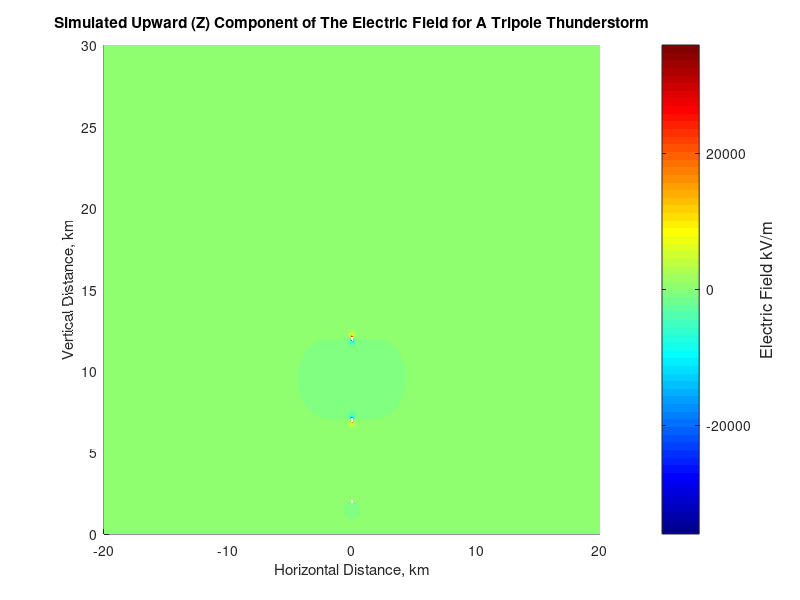
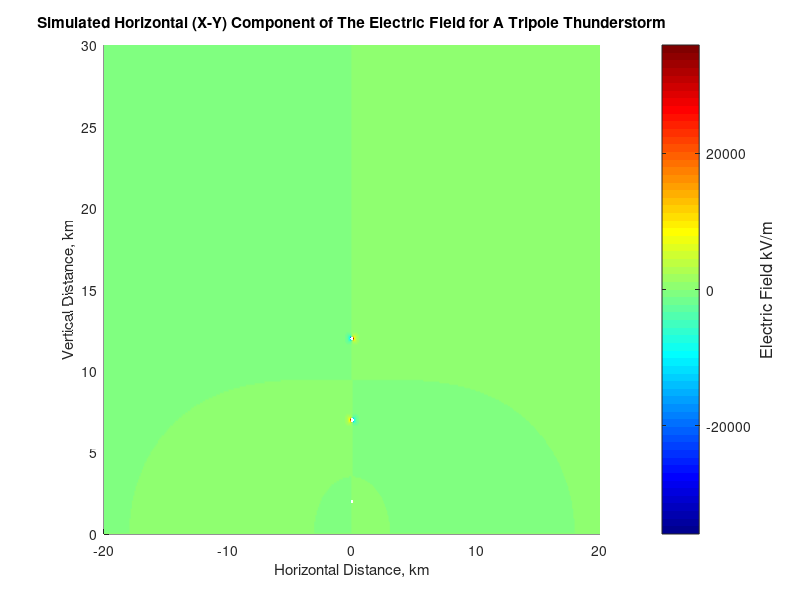
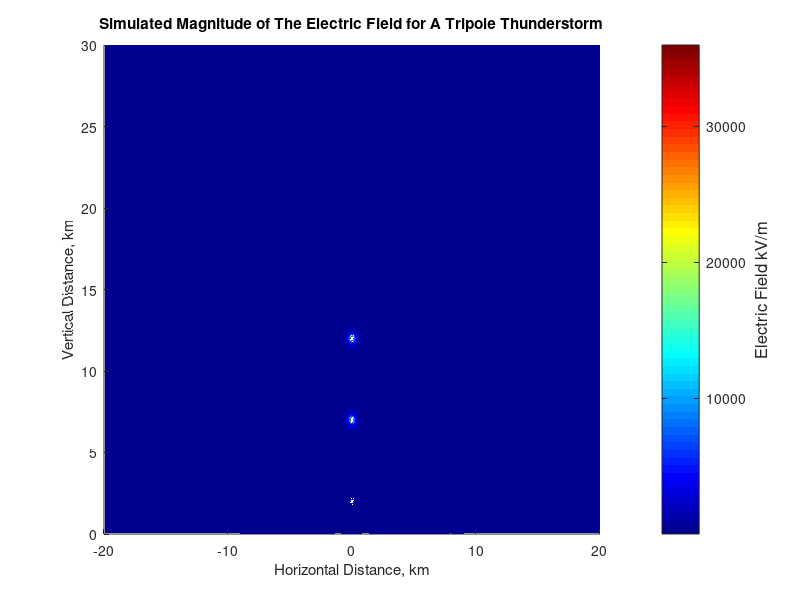

Write MATLAB code to recreate these figures, in order.
q1 = 40;
q2 = -40;
q3 = 3;

x1 = 0;
x2 = 0;
x3 = 0;
y1 = 0;
y2 = 0;
y3 = 0;
z1 = 12000;
z2 = 7000;
z3 = 2000;


e1 = 8.8541878*10^-12;
e2 = 8.8541878*10^-12;
e3 = 8.8541878*10^-12;
x = -20000:100:20000;
y = 0;
z = (0:100:30000)';


E_x1 = q1*(x-x1)./(4*pi*e1*((x-x1).^2+(y-y1).^2+(z-z1).^2).^(3/2));
E_x2 = q2*(x-x2)./(4*pi*e2*((x-x2).^2+(y-y2).^2+(z-z2).^2).^(3/2));
E_x3 = q3*(x-x3)./(4*pi*e3*((x-x3).^2+(y-y3).^2+(z-z3).^2).^(3/2));

E_y1 = q1*(y-y1)./(4*pi*e1*((x-x1).^2+(y-y1).^2+(z-z1).^2).^(3/2));
E_y2 = q2*(y-y2)./(4*pi*e2*((x-x2).^2+(y-y2).^2+(z-z2).^2).^(3/2));
E_y3 = q3*(y-y3)./(4*pi*e3*((x-x3).^2+(y-y3).^2+(z-z3).^2).^(3/2));

E_z1 = q1*(z-z1)./(4*pi*e1*((x-x1).^2+(y-y1).^2+(z-z1).^2).^(3/2));
E_z2 = q2*(z-z2)./(4*pi*e2*((x-x2).^2+(y-y2).^2+(z-z2).^2).^(3/2));
E_z3 = q3*(z-z3)./(4*pi*e3*((x-x3).^2+(y-y3).^2+(z-z3).^2).^(3/2));


E_x1p = -q1*(x-x1)./(4*pi*e1*((x-x1).^2+(y-y1).^2+(z+z1).^2).^(3/2));
E_x2p = -q2*(x-x2)./(4*pi*e2*((x-x2).^2+(y-y2).^2+(z+z2).^2).^(3/2));
E_x3p = -q3*(x-x3)./(4*pi*e3*((x-x3).^2+(y-y3).^2+(z+z3).^2).^(3/2));

E_y1p = -q1*(y-y1)./(4*pi*e1*((x-x1).^2+(y-y1).^2+(z+z1).^2).^(3/2));
E_y2p = -q2*(y-y2)./(4*pi*e2*((x-x2).^2+(y-y2).^2+(z+z2).^2).^(3/2));
E_y3p = -q3*(y-y3)./(4*pi*e3*((x-x3).^2+(y-y3).^2+(z+z3).^2).^(3/2));

E_z1p = -q1*(z+z1)./(4*pi*e1*((x-x1).^2+(y-y1).^2+(z+z1).^2).^(3/2));
E_z2p = -q2*(z+z2)./(4*pi*e2*((x-x2).^2+(y-y2).^2+(z+z2).^2).^(3/2));
E_z3p = -q3*(z+z3)./(4*pi*e3*((x-x3).^2+(y-y3).^2+(z+z3).^2).^(3/2));




E_x = E_x1 + E_x2 + E_x3 + E_x1p + E_x2p + E_x3p;
E_y = E_y1 + E_y2 + E_y3 + E_y1p + E_y2p + E_y3p;
E_z = E_z1 + E_z2 + E_z3 + E_z1p + E_z2p + E_z3p;

E_t = sqrt(E_x.^2+E_z.^2);


% VThreshold = inf;
% E_x(E_x>VThreshold) = VThreshold;
% E_x(E_x<-VThreshold) = -VThreshold;
% 
% E_z(E_z>VThreshold) = VThreshold;
% E_z(E_z<-VThreshold) = -VThreshold;
% 
% E_t(E_t>sqrt(2)*VThreshold) = sqrt(2)*VThreshold;
% E_t(E_t<-sqrt(2)*VThreshold) = -sqrt(2)*VThreshold;


figure()
hold on
surf(x./1000,z./1000,E_z./1000,'EdgeColor','none','FaceColor','interp')
title('Simulated Upward (Z) Component of The Electric Field for A Tripole Thunderstorm')
xlabel('Horizontal Distance, km')
ylabel('Vertical Distance, km')
colormap jet
colorbar
a=colorbar;
ylabel(a,'Electric Field kV/m','FontSize',12,'Rotation',90);

figure()
hold on
surf(x./1000,z./1000,E_x./1000,'EdgeColor','none','FaceColor','interp')
title('Simulated Horizontal (X-Y) Component of The Electric Field for A Tripole Thunderstorm')
xlabel('Horizontal Distance, km')
ylabel('Vertical Distance, km')
colormap jet
a=colorbar;
ylabel(a,'Electric Field kV/m','FontSize',12,'Rotation',90);

figure()
hold on
surf(x./1000,z./1000,E_t./1000,'EdgeColor','none','FaceColor','interp')
title('Simulated Magnitude of The Electric Field for A Tripole Thunderstorm')
xlabel('Horizontal Distance, km')
ylabel('Vertical Distance, km')
colormap jet
a=colorbar;
ylabel(a,'Electric Field kV/m','FontSize',12,'Rotation',90);
